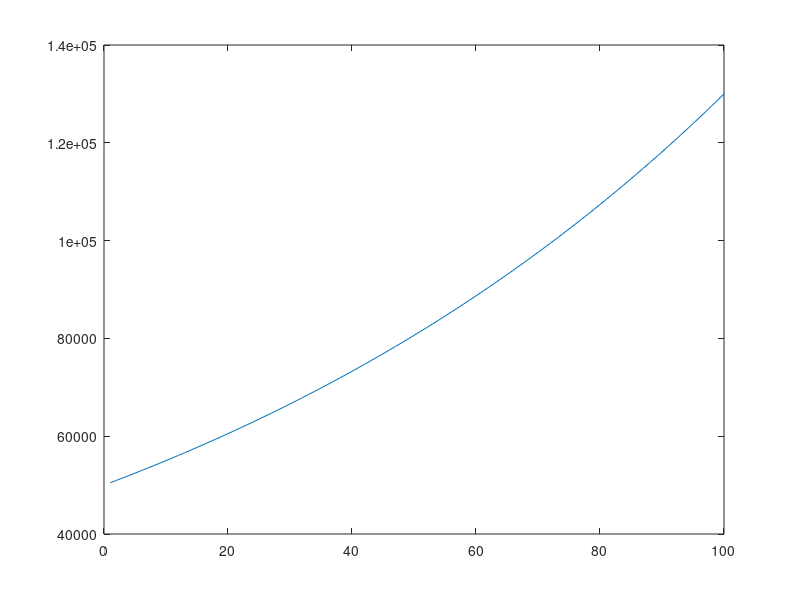

The MATLAB script that drew this image:
% Solve the boar population with hunting!
clearvars
clc
close all

r = 0.48;
N_ini = 50e3;
N_store = [];
T_store = [];

N = N_ini;
time = 0;
iter = 0;
dt=1; %years

alpha = 0.98*r; % change this

while time<100
    iter = iter+1;
    time=time+dt;
    H=N*alpha;
    dN=r*N-H;
    N=N+dN*dt;
    N_store(iter)=N;
    T_store(iter)=time;
end

figure;
plot(T_store,N_store)